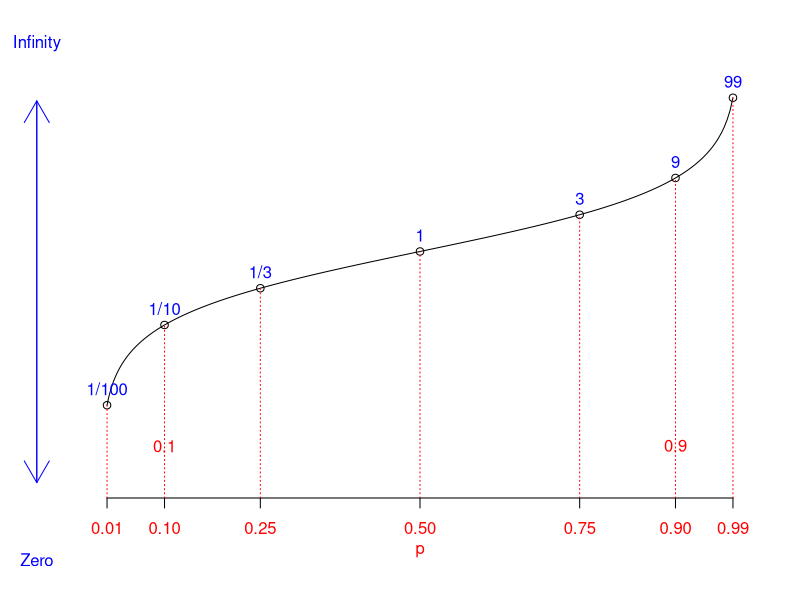

Recreate this plot in R.
odds = function(p) p/(1-p)
pshort=c(0.01, 0.1, 1/4, 0.5, 3/4, 0.9, 0.99)

p = exp(seq(log(0.01), log(0.99), length=1000))
plot(p, odds(p), log='y', type='l', axes=F,
     ylab="", xlab="", ylim=c(0.001, 100))
axis(1,      col.axis='red',
     at = 
       c(0.01,.1,.25,.5,.75,.9,.99)
      )
mtext('p', 1, col='red', line=2)
points(pshort, odds(pshort))
oddsvalues = c('1/100', '1/10',
               '1/3', '1',
               '3', '9', '99')
text(pshort, odds(pshort), 
     oddsvalues ,
     col='blue', adj=1, xpd=NA 
     , pos=3, offset = 0.5
     )
pticks= c(0.1, 0.9)
text(pticks, 
     0.003 - 0.0035 * (pticks==0.01)
     + 0.01 * (pticks==0.99), 
     signif(digits=2, pticks) ,
     col='red',xpd=NA)
points(pshort, odds(pshort), type='h',
       col='red', lty=3)
# text(pshort[1], 1,
#      "odds(0.01) \n= 1/99", xpd=NA)

arrows(-0.1, 0.001, y1= 90, xpd=NA,
       col='blue') 
arrows(-0.1, y0= 90, y1=0.001, xpd=NA,
       col='blue') 
text(xpd=NA,
     -0.1, 9999, "odds\n = p/(1-p)", col='blue')
text(xpd=NA,
     -0.1, 500, "Infinity", col='blue')
text(xpd=NA,
     -0.1, 1/10000, "Zero", col='blue')
